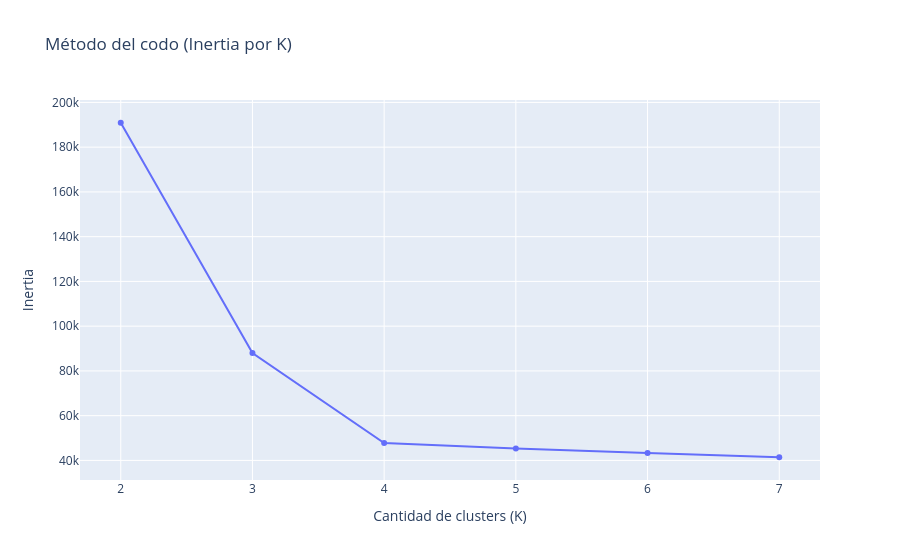

Source (notebook cell):
### Markdown cell above
## 19. Gráficos para justificar K

### Code cell
fig_codo = px.line(tabla_k, x="K", y="Inertia",
    title="Método del codo (Inertia por K)",
    labels={"K": "Cantidad de clusters (K)", "Inertia": "Inertia"}, markers=True)
fig_codo.show()

### Figure 1 — Plotly figure (JSON) as saved in the notebook; plotly's stock layout.template omitted (floating-point values rounded to 4 significant figures)
{"data": [{"hovertemplate": "Cantidad de clusters (K)=%{x}<br>Inertia=%{y}<extra></extra>", "legendgroup": "", "line": {"color": "#636efa", "dash": "solid"}, "marker": {"symbol": "circle"}, "mode": "lines+markers", "name": "", "orientation": "v", "showlegend": false, "type": "scatter", "x": [2, 3, 4, 5, 6, 7], "xaxis": "x", "y": [190900.0, 88020.0, 47730.0, 45290.0, 43340.0, 41420.0], "yaxis": "y"}], "layout": {"legend": {"tracegroupgap": 0}, "title": {"text": "Método del codo (Inertia por K)"}, "xaxis": {"anchor": "y", "domain": [0, 1], "title": {"text": "Cantidad de clusters (K)"}}, "yaxis": {"anchor": "x", "domain": [0, 1], "title": {"text": "Inertia"}}}}
